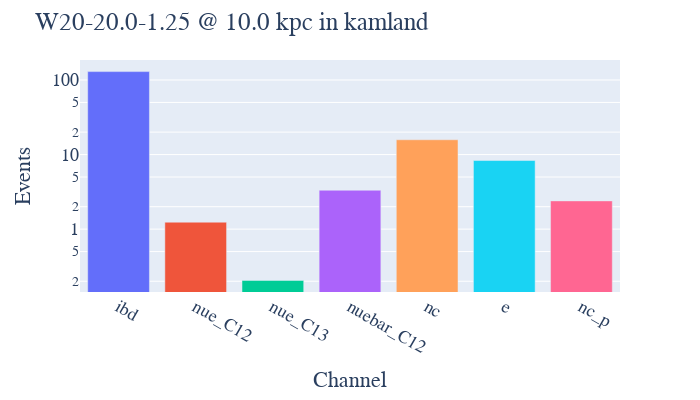

Notebook cell for this chart:
### Code cell
vis = pnut.vis_totals(sn, detector)
beer.bar_vis(sn, detector)

### Figure 1 — Plotly figure (JSON) as saved in the notebook; plotly's stock layout.template omitted (floating-point values rounded to 4 significant figures)
{"data": [{"alignmentgroup": "True", "hovertemplate": "Channel=%{x}<br>Events=%{y}<extra></extra>", "legendgroup": "ibd", "marker": {"color": "#636efa", "pattern": {"shape": ""}}, "name": "ibd", "offsetgroup": "ibd", "orientation": "v", "showlegend": true, "textposition": "auto", "type": "bar", "x": ["ibd"], "xaxis": "x", "y": [129.6], "yaxis": "y"}, {"alignmentgroup": "True", "hovertemplate": "Channel=%{x}<br>Events=%{y}<extra></extra>", "legendgroup": "nue_C12", "marker": {"color": "#EF553B", "pattern": {"shape": ""}}, "name": "nue_C12", "offsetgroup": "nue_C12", "orientation": "v", "showlegend": true, "textposition": "auto", "type": "bar", "x": ["nue_C12"], "xaxis": "x", "y": [1.24], "yaxis": "y"}, {"alignmentgroup": "True", "hovertemplate": "Channel=%{x}<br>Events=%{y}<extra></extra>", "legendgroup": "nue_C13", "marker": {"color": "#00cc96", "pattern": {"shape": ""}}, "name": "nue_C13", "offsetgroup": "nue_C13", "orientation": "v", "showlegend": true, "textposition": "auto", "type": "bar", "x": ["nue_C13"], "xaxis": "x", "y": [0.2054], "yaxis": "y"}, {"alignmentgroup": "True", "hovertemplate": "Channel=%{x}<br>Events=%{y}<extra></extra>", "legendgroup": "nuebar_C12", "marker": {"color": "#ab63fa", "pattern": {"shape": ""}}, "name": "nuebar_C12", "offsetgroup": "nuebar_C12", "orientation": "v", "showlegend": true, "textposition": "auto", "type": "bar", "x": ["nuebar_C12"], "xaxis": "x", "y": [3.324], "yaxis": "y"}, {"alignmentgroup": "True", "hovertemplate": "Channel=%{x}<br>Events=%{y}<extra></extra>", "legendgroup": "nc", "marker": {"color": "#FFA15A", "pattern": {"shape": ""}}, "name": "nc", "offsetgroup": "nc", "orientation": "v", "showlegend": true, "textposition": "auto", "type": "bar", "x": ["nc"], "xaxis": "x", "y": [15.8], "yaxis": "y"}, {"alignmentgroup": "True", "hovertemplate": "Channel=%{x}<br>Events=%{y}<extra></extra>", "legendgroup": "e", "marker": {"color": "#19d3f3", "pattern": {"shape": ""}}, "name": "e", "offsetgroup": "e", "orientation": "v", "showlegend": true, "textposition": "auto", "type": "bar", "x": ["e"], "xaxis": "x", "y": [8.32], "yaxis": "y"}, {"alignmentgroup": "True", "hovertemplate": "Channel=%{x}<br>Events=%{y}<extra></extra>", "legendgroup": "nc_p", "marker": {"color": "#FF6692", "pattern": {"shape": ""}}, "name": "nc_p", "offsetgroup": "nc_p", "orientation": "v", "showlegend": true, "textposition": "auto", "type": "bar", "x": ["nc_p"], "xaxis": "x", "y": [2.393], "yaxis": "y"}], "layout": {"barmode": "relative", "font": {"family": "Times New Roman", "size": 18}, "height": 400, "legend": {"title": {"text": "Channel"}, "tracegroupgap": 0}, "margin": {"t": 60}, "showlegend": false, "title": {"text": "W20-20.0-1.25 @ 10.0 kpc in kamland"}, "width": 700, "xaxis": {"anchor": "y", "categoryarray": ["ibd", "nue_C12", "nue_C13", "nuebar_C12", "nc", "e", "nc_p"], "categoryorder": "array", "domain": [0, 1], "title": {"text": "Channel"}}, "yaxis": {"anchor": "x", "domain": [0, 1], "title": {"text": "Events"}, "type": "log"}}}
